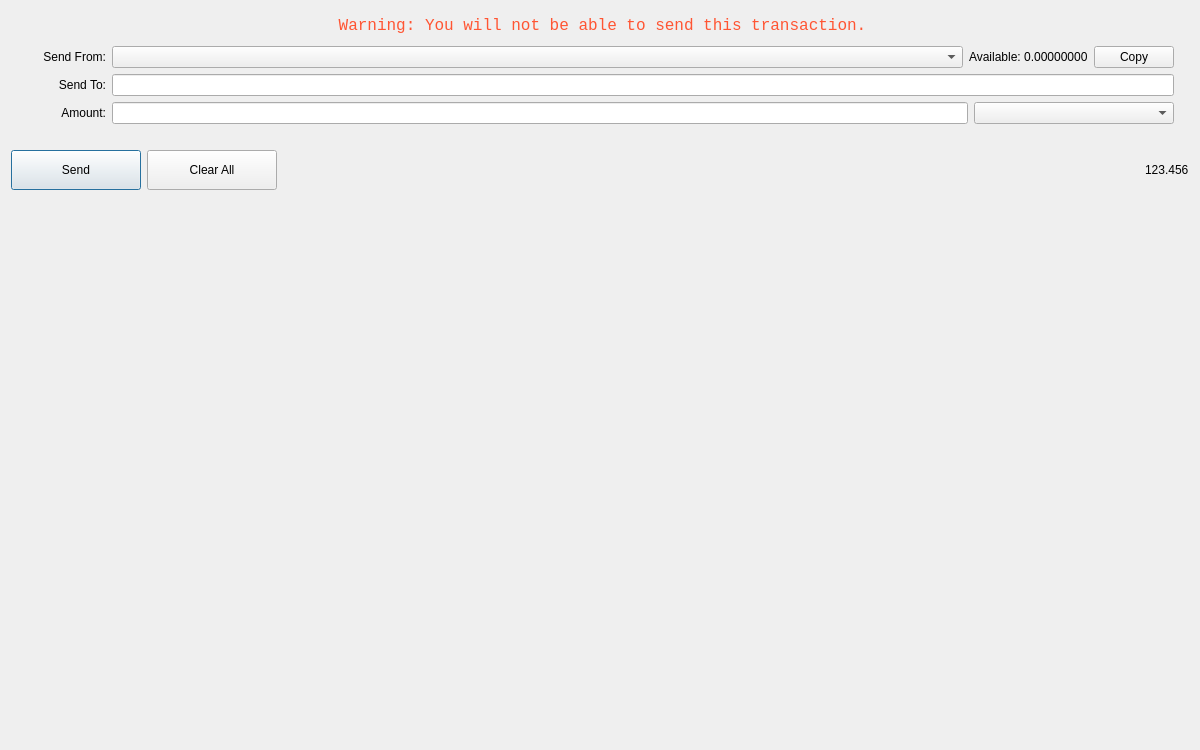
<?xml version="1.0" encoding="UTF-8"?>
<ui version="4.0">
 <class>SendMPDialog</class>
 <widget class="QDialog" name="SendMPDialog">
  <property name="geometry">
   <rect>
    <x>0</x>
    <y>0</y>
    <width>1200</width>
    <height>750</height>
   </rect>
  </property>
  <property name="windowTitle">
   <string>Send Coins</string>
  </property>
  <property name="autoFillBackground">
   <bool>true</bool>
  </property>
  <layout class="QVBoxLayout" name="verticalLayout" stretch="0,0,0,0">
   <property name="bottomMargin">
    <number>8</number>
   </property>
   <item>
    <layout class="QVBoxLayout" name="verticalLayout_3">
     <item>
      <widget class="QLabel" name="feeWarningLabel">
       <property name="font">
        <font>
         <pointsize>12</pointsize>
        </font>
       </property>
       <property name="styleSheet">
           <string notr="true">QLabel {
               border: 0px;
               padding: 5px 5px 5px 5px;
               background-repeat: no-repeat;
               background-position: 15px center;
               background-color: transparent;
               color: rgb(255, 85, 51);
               font-family: monospace;
           }</string>
       </property>
       <property name="text">
        <string>Warning: You will not be able to send this transaction.</string>
       </property>
       <property name="alignment">
        <set>Qt::AlignLeading|Qt::AlignCenter|Qt::AlignVCenter</set>
       </property>
      </widget>
     </item>
     <item>
      <layout class="QVBoxLayout" name="verticalLayout_2">
       <property name="leftMargin">
        <number>0</number>
       </property>
       <property name="topMargin">
        <number>0</number>
       </property>
       <property name="rightMargin">
        <number>0</number>
       </property>
       <property name="bottomMargin">
        <number>0</number>
       </property>
       <item>
        <layout class="QHBoxLayout" name="FromHLayout">
         <item>
          <widget class="QLabel" name="sendFromLabel">
           <property name="sizePolicy">
            <sizepolicy hsizetype="Fixed" vsizetype="Fixed">
             <horstretch>0</horstretch>
             <verstretch>0</verstretch>
            </sizepolicy>
           </property>
           <property name="minimumSize">
            <size>
             <width>95</width>
             <height>0</height>
            </size>
           </property>
           <property name="text">
            <string>Send From:</string>
           </property>
           <property name="alignment">
            <set>Qt::AlignRight|Qt::AlignTrailing|Qt::AlignVCenter</set>
           </property>
           <property name="margin">
            <number>8</number>
           </property>
          </widget>
         </item>
         <item>
          <widget class="QComboBox" name="sendFromComboBox">
           <property name="sizePolicy">
            <sizepolicy hsizetype="Expanding" vsizetype="Fixed">
             <horstretch>0</horstretch>
             <verstretch>0</verstretch>
            </sizepolicy>
           </property>
          </widget>
         </item>
         <item>
          <widget class="QLabel" name="balanceLabel">
           <property name="text">
            <string>Available: 0.00000000</string>
           </property>
           <property name="margin">
            <number>8,75,8,8</number>
           </property>
          </widget>
         </item>
         <item>
          <widget class="QPushButton" name="copyButton">
           <property name="text">
            <string>Copy</string>
           </property>
          </widget>
         </item>
         <item>
          <spacer name="horizontalSpacer_2">
           <property name="orientation">
            <enum>Qt::Horizontal</enum>
           </property>
           <property name="sizeType">
            <enum>QSizePolicy::Fixed</enum>
           </property>
           <property name="sizeHint" stdset="0">
            <size>
             <width>15</width>
             <height>20</height>
            </size>
           </property>
          </spacer>
         </item>
        </layout>
       </item>
       <item>
        <layout class="QHBoxLayout" name="ToHLayout">
         <item>
          <widget class="QLabel" name="sendToLabel">
           <property name="minimumSize">
            <size>
             <width>95</width>
             <height>0</height>
            </size>
           </property>
           <property name="layoutDirection">
            <enum>Qt::LeftToRight</enum>
           </property>
           <property name="text">
            <string>Send To:</string>
           </property>
           <property name="alignment">
            <set>Qt::AlignRight|Qt::AlignTrailing|Qt::AlignVCenter</set>
           </property>
           <property name="margin">
            <number>8</number>
           </property>
          </widget>
         </item>
         <item>
          <widget class="QLineEdit" name="sendToLineEdit"/>
         </item>
         <item>
          <spacer name="horizontalSpacer_3">
           <property name="orientation">
            <enum>Qt::Horizontal</enum>
           </property>
           <property name="sizeType">
            <enum>QSizePolicy::Fixed</enum>
           </property>
           <property name="sizeHint" stdset="0">
            <size>
             <width>15</width>
             <height>20</height>
            </size>
           </property>
          </spacer>
         </item>
        </layout>
       </item>
       <item>
        <layout class="QHBoxLayout" name="horizontalLayout_3">
         <property name="bottomMargin">
          <number>0</number>
         </property>
         <item>
          <widget class="QLabel" name="amountLabel">
           <property name="minimumSize">
            <size>
             <width>95</width>
             <height>0</height>
            </size>
           </property>
           <property name="text">
            <string>Amount:</string>
           </property>
           <property name="alignment">
            <set>Qt::AlignRight|Qt::AlignTrailing|Qt::AlignVCenter</set>
           </property>
           <property name="margin">
            <number>8</number>
           </property>
          </widget>
         </item>
         <item>
          <widget class="QLineEdit" name="amountLineEdit"/>
         </item>
         <item>
          <widget class="QComboBox" name="propertyComboBox">
           <property name="sizePolicy">
            <sizepolicy hsizetype="Fixed" vsizetype="Fixed">
             <horstretch>0</horstretch>
             <verstretch>0</verstretch>
            </sizepolicy>
           </property>
           <property name="minimumSize">
            <size>
             <width>200</width>
             <height>0</height>
            </size>
           </property>
          </widget>
         </item>
         <item>
          <spacer name="horizontalSpacer_5">
           <property name="orientation">
            <enum>Qt::Horizontal</enum>
           </property>
           <property name="sizeType">
            <enum>QSizePolicy::Fixed</enum>
           </property>
           <property name="sizeHint" stdset="0">
            <size>
             <width>15</width>
             <height>20</height>
            </size>
           </property>
          </spacer>
         </item>
        </layout>
       </item>
      </layout>
     </item>
    </layout>
   </item>
   <item>
    <spacer name="verticalSpacer_2">
     <property name="orientation">
      <enum>Qt::Vertical</enum>
     </property>
     <property name="sizeType">
      <enum>QSizePolicy::Fixed</enum>
     </property>
     <property name="sizeHint" stdset="0">
      <size>
       <width>20</width>
       <height>20</height>
      </size>
     </property>
    </spacer>
   </item>
   <item>
    <layout class="QHBoxLayout" name="horizontalLayout">
     <item>
      <widget class="QPushButton" name="sendButton">
       <property name="minimumSize">
        <size>
         <width>130</width>
         <height>40</height>
        </size>
       </property>
       <property name="text">
        <string>Send</string>
       </property>
       <property name="default">
        <bool>true</bool>
       </property>
      </widget>
     </item>
     <item>
      <widget class="QPushButton" name="clearButton">
          <property name="minimumSize">
           <size>
            <width>130</width>
            <height>40</height>
           </size>
       </property>
       <property name="text">
        <string>Clear All</string>
       </property>
       <property name="autoRepeatDelay">
        <number>300</number>
       </property>
       <property name="autoDefault">
        <bool>false</bool>
       </property>
      </widget>
     </item>
     <item>
      <spacer name="horizontalSpacer">
       <property name="orientation">
        <enum>Qt::Horizontal</enum>
       </property>
       <property name="sizeHint" stdset="0">
        <size>
         <width>40</width>
         <height>20</height>
        </size>
       </property>
      </spacer>
     </item>
     <item>
      <layout class="QHBoxLayout" name="horizontalLayout_2">
       <property name="spacing">
        <number>3</number>
       </property>
       <item>
        <widget class="QLabel" name="globalBalanceLabel">
         <property name="sizePolicy">
          <sizepolicy hsizetype="Preferred" vsizetype="Fixed">
           <horstretch>0</horstretch>
           <verstretch>0</verstretch>
          </sizepolicy>
         </property>
         <property name="cursor">
          <cursorShape>IBeamCursor</cursorShape>
         </property>
         <property name="text">
          <string notr="true">123.456</string>
         </property>
         <property name="textInteractionFlags">
          <set>Qt::LinksAccessibleByMouse|Qt::TextSelectableByKeyboard|Qt::TextSelectableByMouse</set>
         </property>
        </widget>
       </item>
      </layout>
     </item>
    </layout>
   </item>
   <item>
    <spacer name="verticalSpacer">
     <property name="orientation">
      <enum>Qt::Vertical</enum>
     </property>
     <property name="sizeType">
      <enum>QSizePolicy::Expanding</enum>
     </property>
     <property name="sizeHint" stdset="0">
      <size>
       <width>20</width>
       <height>40</height>
      </size>
     </property>
    </spacer>
   </item>
  </layout>
 </widget>
 <resources>
  <include location="../rpdchain.qrc"/>
 </resources>
 <connections/>
</ui>
